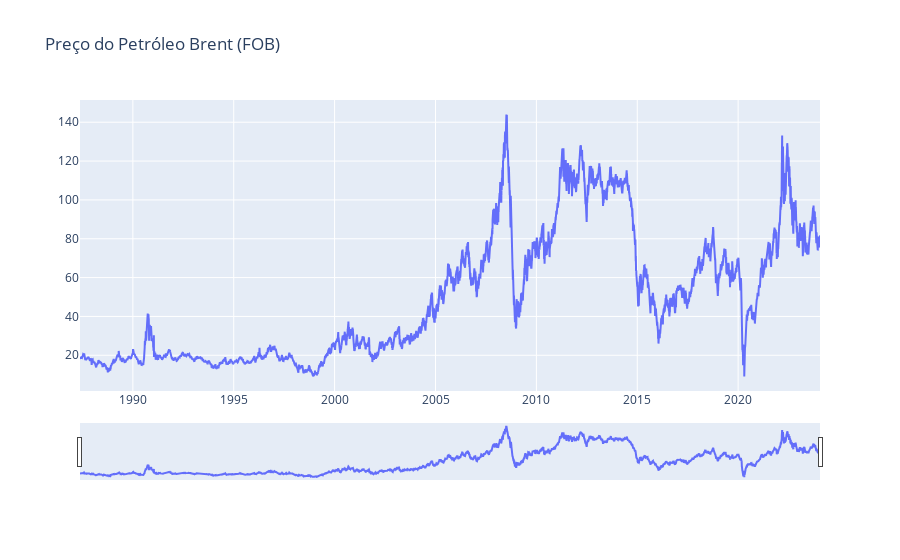

The code cell stored with this chart in its notebook:
### Code cell
fig = go.Figure()
fig.add_trace(go.Scatter(x=dados['Data'], y=dados['Preço - petróleo bruto - Brent (FOB)'], name="Preço do Petróleo Brent"))
fig.layout.update(title_text='Preço do Petróleo Brent (FOB)', xaxis_rangeslider_visible=True)
fig.show()

### Figure 1 — Plotly figure (JSON) as saved in the notebook; plotly's stock layout.template omitted (floating-point values rounded to 4 significant figures; data arrays with more than 128 entries replaced by an {"elided": "..."} marker saying what was removed)
{"data": [{"name": "Preço do Petróleo Brent", "type": "scatter", "x": {"elided": "11092 str values"}, "y": {"elided": "11092 float values"}}], "layout": {"title": {"text": "Preço do Petróleo Brent (FOB)"}, "xaxis": {"rangeslider": {"visible": true}}}}
